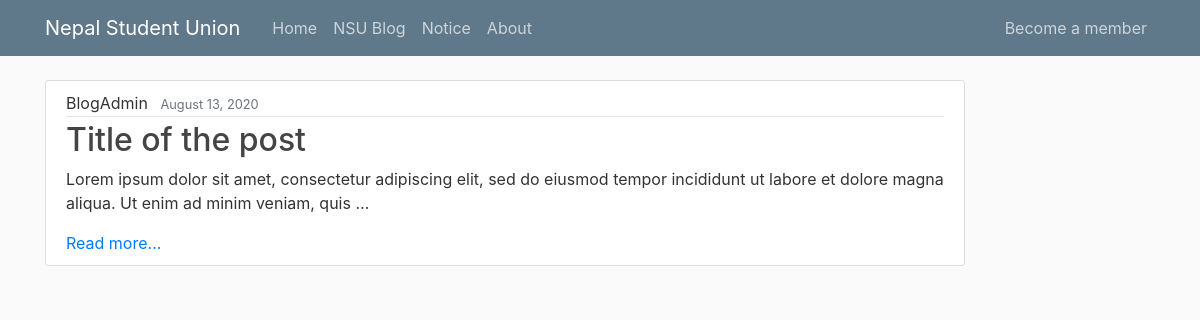
/blog/, run on an earlier commit of the app's database.
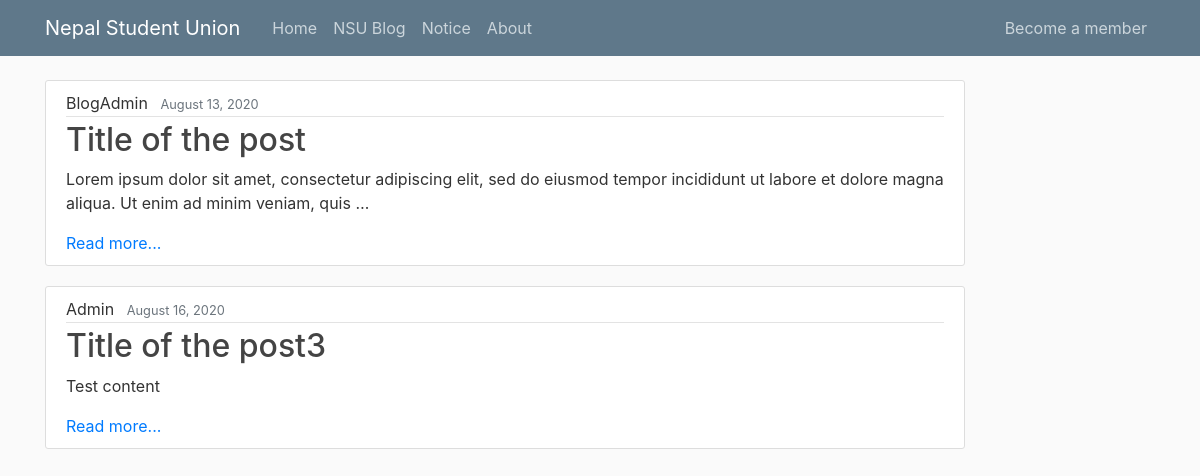
And on a later commit of the database.
### blog/models.py (models this page shows, shortened)
class Post(models.Model):
    title = models.CharField(max_length=100)
    content = models.TextField()
    image = models.ImageField(null=True, blank=True)
    date_posted = models.DateTimeField(default=timezone.now)
    author = models.ForeignKey(settings.AUTH_USER_MODEL, on_delete=models.CASCADE)

### blog/views.py (the view)
# urls.py: path('', views.home, name='blog-home'),
def blog(request):
    context = {
        'posts': Post.objects.all()
    }
    return render(request, 'blog/blog.html', context)

### blog/templates/blog/blog.html
{% extends "blog/base.html" %}
{% block content %}
    {% for post in posts %}
        <article class="media content-section">
          <div class="media-body">
            <div class="article-metadata">
              <a class="mr-2">{{ post.author }}</a>
              <small class="text-muted">{{ post.date_posted|date:"F d, Y" }}</small>
            </div>
            <h2><a class="article-title">{{ post.title }}</a></h2>
            <p class="article-content">{{ post.content|truncatewords:"25" }}</p>
            <a href="{% url 'blog-read_more' post.id %}">Read more...</a>
          </div>
        </article>
    {% endfor %}
{% endblock content %}

### blog/templates/blog/base.html (shortened to what this page needs)
{% load static %}
<!DOCTYPE html>
<html>
<head>
    <link rel="stylesheet" href="https://maxcdn.bootstrapcdn.com/bootstrap/4.0.0/css/bootstrap.min.css">
    <link rel="stylesheet" type="text/css" href="{% static 'css/main.css' %}">
</head>
<body>
    <header class="site-header">
      <nav class="navbar navbar-expand-md navbar-dark bg-steel fixed-top">
        <div class="container">
          <a class="navbar-brand mr-4" href="{% url 'blog-home' %}">Nepal Student Union</a>
          <div class="collapse navbar-collapse" id="navbarToggle">
            <div class="navbar-nav mr-auto">
              <a class="nav-item nav-link" href="{% url 'blog-home' %}">Home</a>
              <a class="nav-item nav-link" href="{% url 'blog-blog' %}">NSU Blog</a>
              <a class="nav-item nav-link" href="{% url 'blog-notice' %}">Notice</a>
              <a class="nav-item nav-link" href="{% url 'blog-about' %}">About</a>
            </div>
            <div class="navbar-nav">
              {% if user.is_authenticated %}
              <a class="nav-item nav-link" href="{% url 'register'%}">Add member</a>
              {% else %}
              <a class="nav-item nav-link" href="{% url 'register'%}">Become a member</a>
              {% endif %}
            </div>
          </div>
        </div>
      </nav>
    </header>
    <main role="main" class="container">
      <div class="row">
        <div class="col-md-10">
          {% block content %}{% endblock %}
        </div>
      </div>
    </main>
</body>
</html>

### static/css/main.css (style rules this page uses)
body { background: #fafafa; color: #333333; margin-top: 5rem; }
h1, h2, h3, h4, h5, h6 { color: #444444; }
.bg-steel { background-color: #5f788a; }
.site-header .navbar-nav .nav-link { color: #cbd5db; }
.content-section { background: #ffffff; padding: 10px 20px; border: 1px solid #dddddd; border-radius: 3px; margin-bottom: 20px; }
.article-title { color: #444444; }
.article-content { white-space: pre-line; }
.article-metadata { padding-bottom: 1px; margin-bottom: 4px; border-bottom: 1px solid #e3e3e3 }

What changed in the data, as far as the page shows it:
added Post: author "Admin", date_posted "August 16, 2020", title "Title of the post3", content "Test content"
